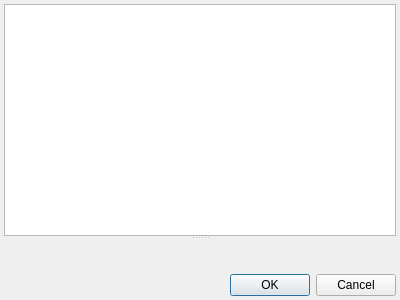
<?xml version="1.0" encoding="UTF-8"?>
<ui version="4.0">
 <class>AmbCardDialog</class>
 <widget class="QDialog" name="AmbCardDialog">
  <property name="geometry">
   <rect>
    <x>0</x>
    <y>0</y>
    <width>400</width>
    <height>300</height>
   </rect>
  </property>
  <property name="windowTitle">
   <string>Медицинская карта</string>
  </property>
  <layout class="QVBoxLayout" name="verticalLayout">
   <property name="spacing">
    <number>4</number>
   </property>
   <property name="margin">
    <number>4</number>
   </property>
   <item>
    <widget class="QSplitter" name="splitter">
     <property name="orientation">
      <enum>Qt::Vertical</enum>
     </property>
     <property name="childrenCollapsible">
      <bool>false</bool>
     </property>
     <widget class="CTextBrowser" name="txtClientInfoBrowser">
      <property name="sizePolicy">
       <sizepolicy hsizetype="Expanding" vsizetype="Maximum">
        <horstretch>0</horstretch>
        <verstretch>1</verstretch>
       </sizepolicy>
      </property>
      <property name="minimumSize">
       <size>
        <width>0</width>
        <height>100</height>
       </size>
      </property>
      <property name="focusPolicy">
       <enum>Qt::ClickFocus</enum>
      </property>
      <property name="readOnly">
       <bool>true</bool>
      </property>
      <property name="html">
       <string>&lt;!DOCTYPE HTML PUBLIC &quot;-//W3C//DTD HTML 4.0//EN&quot; &quot;http://www.w3.org/TR/REC-html40/strict.dtd&quot;&gt;
&lt;html&gt;&lt;head&gt;&lt;meta name=&quot;qrichtext&quot; content=&quot;1&quot; /&gt;&lt;style type=&quot;text/css&quot;&gt;
p, li { white-space: pre-wrap; }
&lt;/style&gt;&lt;/head&gt;&lt;body style=&quot; font-family:'Tahoma'; font-size:9pt; font-weight:400; font-style:normal;&quot;&gt;
&lt;p style=&quot;-qt-paragraph-type:empty; margin-top:0px; margin-bottom:0px; margin-left:0px; margin-right:0px; -qt-block-indent:0; text-indent:0px; font-family:'MS Shell Dlg 2'; font-size:8pt;&quot;&gt;&lt;br /&gt;&lt;/p&gt;&lt;/body&gt;&lt;/html&gt;</string>
      </property>
      <property name="textInteractionFlags">
       <set>Qt::TextBrowserInteraction</set>
      </property>
     </widget>
     <widget class="CAmbCardPage" name="ambCardPageWidget" native="true"/>
    </widget>
   </item>
   <item>
    <widget class="QDialogButtonBox" name="buttonBox">
     <property name="orientation">
      <enum>Qt::Horizontal</enum>
     </property>
     <property name="standardButtons">
      <set>QDialogButtonBox::Cancel|QDialogButtonBox::Ok</set>
     </property>
    </widget>
   </item>
  </layout>
 </widget>
 <customwidgets>
  <customwidget>
   <class>CAmbCardPage</class>
   <extends>QWidget</extends>
   <header>Events/AmbCardPage.h</header>
   <container>1</container>
  </customwidget>
  <customwidget>
   <class>CTextBrowser</class>
   <extends>QTextBrowser</extends>
   <header>library/TextBrowser.h</header>
  </customwidget>
 </customwidgets>
 <resources/>
 <connections>
  <connection>
   <sender>buttonBox</sender>
   <signal>accepted()</signal>
   <receiver>AmbCardDialog</receiver>
   <slot>accept()</slot>
   <hints>
    <hint type="sourcelabel">
     <x>248</x>
     <y>254</y>
    </hint>
    <hint type="destinationlabel">
     <x>157</x>
     <y>274</y>
    </hint>
   </hints>
  </connection>
  <connection>
   <sender>buttonBox</sender>
   <signal>rejected()</signal>
   <receiver>AmbCardDialog</receiver>
   <slot>reject()</slot>
   <hints>
    <hint type="sourcelabel">
     <x>316</x>
     <y>260</y>
    </hint>
    <hint type="destinationlabel">
     <x>286</x>
     <y>274</y>
    </hint>
   </hints>
  </connection>
 </connections>
</ui>
